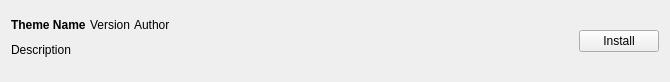
<?xml version="1.0" encoding="UTF-8"?>
<ui version="4.0">
 <class>ExportTemplateWidget</class>
 <widget class="QWidget" name="ExportTemplateWidget">
  <property name="geometry">
   <rect>
    <x>0</x>
    <y>0</y>
    <width>670</width>
    <height>82</height>
   </rect>
  </property>
  <layout class="QHBoxLayout" name="horizontalLayout_2" stretch="0,0,0">
   <property name="spacing">
    <number>4</number>
   </property>
   <property name="sizeConstraint">
    <enum>QLayout::SetMinimumSize</enum>
   </property>
   <item>
    <layout class="QVBoxLayout" name="verticalLayout_2">
     <item>
      <layout class="QHBoxLayout" name="horizontalLayout" stretch="0,0,1">
       <item>
        <widget class="QLabel" name="name">
         <property name="font">
          <font>
           <weight>75</weight>
           <bold>true</bold>
          </font>
         </property>
         <property name="text">
          <string>Theme Name</string>
         </property>
        </widget>
       </item>
       <item>
        <widget class="QLabel" name="version">
         <property name="text">
          <string>Version</string>
         </property>
         <property name="alignment">
          <set>Qt::AlignLeading|Qt::AlignLeft|Qt::AlignVCenter</set>
         </property>
        </widget>
       </item>
       <item>
        <widget class="QLabel" name="author">
         <property name="text">
          <string>Author</string>
         </property>
        </widget>
       </item>
      </layout>
     </item>
     <item>
      <widget class="QLabel" name="description">
       <property name="text">
        <string>Description</string>
       </property>
       <property name="alignment">
        <set>Qt::AlignLeading|Qt::AlignLeft|Qt::AlignTop</set>
       </property>
       <property name="wordWrap">
        <bool>true</bool>
       </property>
      </widget>
     </item>
    </layout>
   </item>
   <item>
    <spacer name="horizontalSpacer">
     <property name="orientation">
      <enum>Qt::Horizontal</enum>
     </property>
     <property name="sizeType">
      <enum>QSizePolicy::Fixed</enum>
     </property>
     <property name="sizeHint" stdset="0">
      <size>
       <width>40</width>
       <height>20</height>
      </size>
     </property>
    </spacer>
   </item>
   <item>
    <widget class="QPushButton" name="btnInstall">
     <property name="text">
      <string>Install</string>
     </property>
    </widget>
   </item>
  </layout>
 </widget>
 <resources/>
 <connections>
  <connection>
   <sender>btnInstall</sender>
   <signal>clicked()</signal>
   <receiver>ExportTemplateWidget</receiver>
   <slot>onBtnInstall()</slot>
   <hints>
    <hint type="sourcelabel">
     <x>394</x>
     <y>27</y>
    </hint>
    <hint type="destinationlabel">
     <x>223</x>
     <y>41</y>
    </hint>
   </hints>
  </connection>
 </connections>
 <slots>
  <slot>onBtnInstall()</slot>
 </slots>
</ui>
